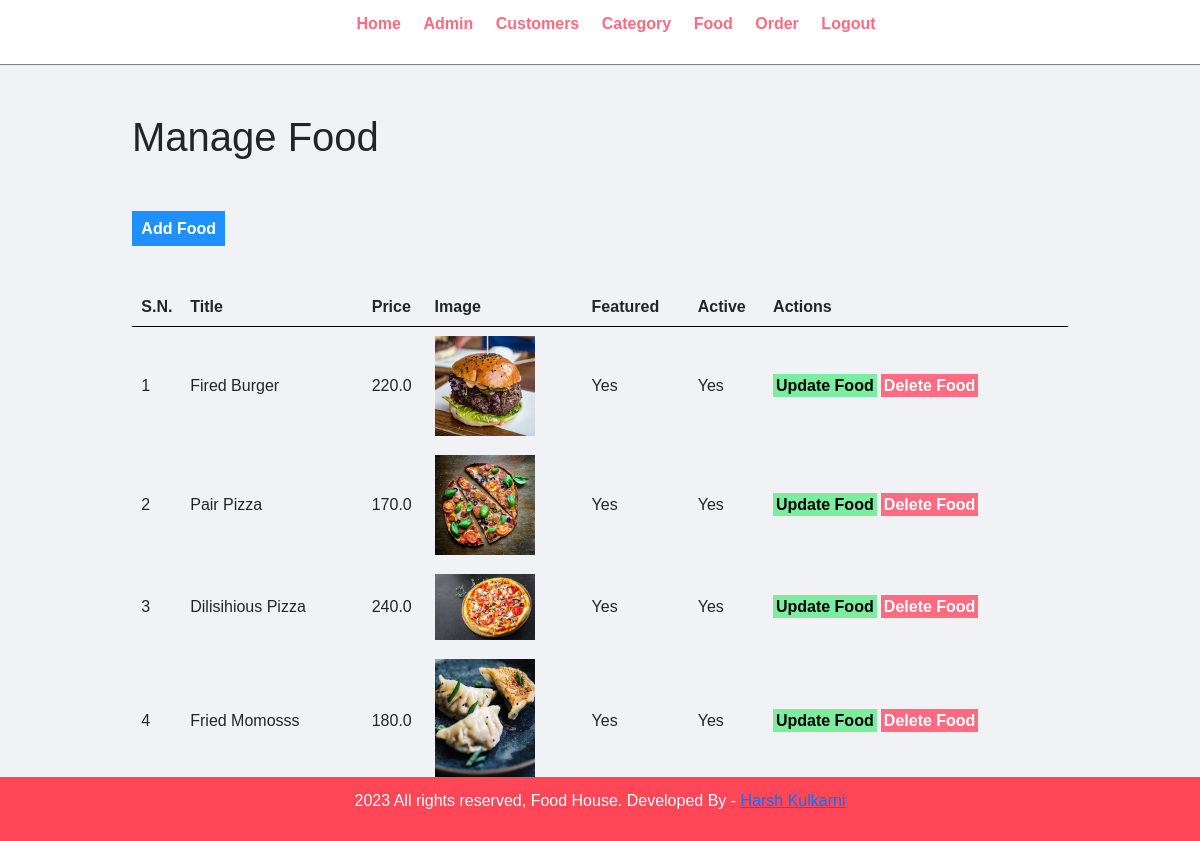
The app's page /food-order/manage-food (signed in) with its own data.
### food_order/__init__.py (models this page shows)
class Food(db.Model):
    id = db.Column(db.Integer, primary_key=True)
    title = db.Column(db.String(100), nullable=False, unique=True)
    category_id = db.Column(db.Integer, db.ForeignKey("category.id"))
    image_name = db.Column(db.String(255), nullable=True)
    description = db.Column(db.Text, nullable=True)
    price = db.Column(db.Float, nullable=False)
    featured = db.Column(db.String(10), nullable=False)
    active = db.Column(db.String(10), nullable=False)
    orders = db.relationship("Order", backref="order")

### food_order/food.py (the view)
@app.route("/food-order/manage-food")
@login_required
@admin_only
def manage_food():
    with app.app_context():
        all_food = db.session.query(Food).all()
        return render_template("admin/manage_food.html", foods=all_food)

### food_order/__init__.py (called while the page is built)
@login_manager.user_loader
def load_user(user_id):
    return User.query.get(int(user_id))

def admin_only(f):
    @wraps(f)
    def wrapper(*args, **kwargs):
        if current_user.is_authenticated:
            if current_user.role == "admin":
                return f(*args, **kwargs)
            else:
                abort(403)
        else:
            return redirect(url_for("admin_index"))
    return wrapper

### food_order/templates/admin/manage_food.html
{% include 'admin/header.html' %}
<div class="main-content">
    <div class="wrapper">
        <h1>Manage Food</h1>
        <br/><br/>
        <a href="{{ url_for('add_food') }}" class="btn-primary">Add Food</a>
        <br/><br/><br/>
        <table class="tbl-full">
            <tr>
                <th>S.N.</th>
                <th>Title</th>
                <th>Price</th>
                <th>Image</th>
                <th>Featured</th>
                <th>Active</th>
                <th>Actions</th>
            </tr>
            {% if foods %}
            {% for food in foods %}
            <tr>
                <td>{{loop.index}}</td>
                <td>{{food.title}}</td>
                <td>{{food.price}}</td>
                <td>
                    {% if food.image_name %}
                    <img src="../../static/images/{{food.image_name}}" width="100px">
                    {% else %}
                    <div class='error'>Image not Added.</div>
                    {% endif %}
                </td>
                <td>{{food.featured}}</td>
                <td>{{food.active}}</td>
                <td>
                    <a href="{{ url_for('update_food', id=food.id) }}" class="btn-secondary">Update Food</a>
                    <a href="{{ url_for('delete_food', id=food.id) }}" onclick="return confirmations('Delete')" class="btn-danger">Delete Food</a>
                </td>
            </tr>
            {% endfor %}
            {% else %}
            <tr>
                <td colspan='7' class='error'> Food not Added Yet.</td>
            </tr>
            {% endif %}
        </table>
    </div>
</div>
{% include 'admin/footer.html' %}

### food_order/static/css/admin.css (style rules this page uses)
* { margin: 0; padding: 0; font-family: Arial, Helvetica, sans-serif; }
.wrapper { padding: 1%; width: 80%; margin: 0 auto; }
.tbl-full { width: 100%; }
table tr th { border-bottom: 1px solid black; padding: 1%; text-align: left; }
table tr td { padding: 1%; }
.btn-primary { background-color: #1e90ff; padding: 1%; color: white; text-decoration: none; font-weight: bold; }
.btn-secondary { background-color: #7bed9f; padding: 1%; color: black; text-decoration: none; font-weight: bold; }
.btn-danger { background-color: #ff6b81; padding: 1%; color: white; text-decoration: none; font-weight: bold; }
.main-content { background-color: #f1f2f6; padding: 3% 0; }

### records on screen
Food: title "Fired Burger", price "220.0", image_name (picture), featured "Yes", active "Yes"
Food: title "Pair Pizza", price "170.0", image_name (picture), featured "Yes", active "Yes"
Food: title "Dilisihious Pizza", price "240.0", image_name (picture), featured "Yes", active "Yes"
Food: title "Fried Momosss", price "180.0", image_name (picture), featured "Yes", active "Yes"
